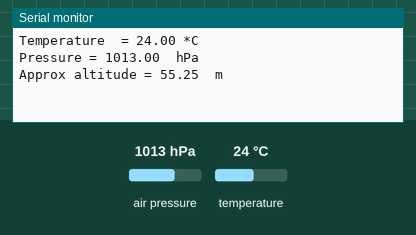
The sketch below on a simulated Arduino Uno, built with avr-gcc and run on an emulated ATmega328P. Shown: the last lines printed to the serial monitor. The test bench sets the inputs (shaded band); at power-on: air pressure 1013 hPa, temperature 24 °C.

Above: at 1.2 s.
1.3 s: air pressure set to 952 hPa
At 3.0 s:
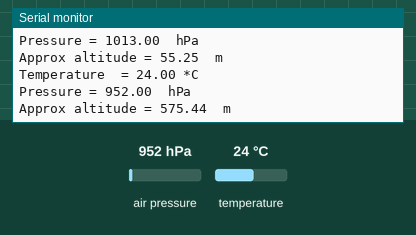
3.6 s: temperature set to 12 °C
At 5.1 s:
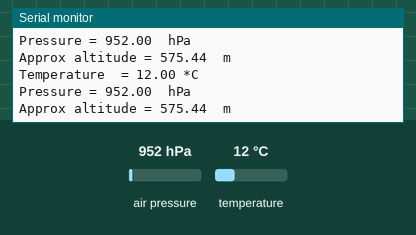
5.9 s: air pressure set to 975 hPa
At 7.2 s:
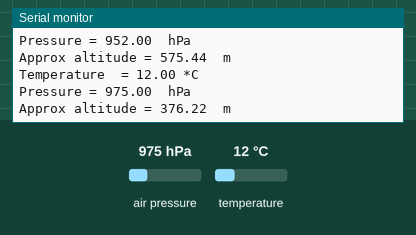
Timing chart, 0 to 8.9 s (numbered marks = the images above; inputs shaded):
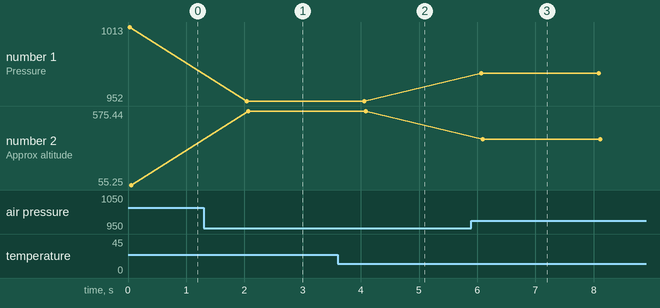

The sketch:

BMP280_SPI.ino
```cpp
#include <Adafruit_BMP280.h>

#define BMP_SCK 13
#define BMP_MISO 12
#define BMP_MOSI 11
#define BMP_CS 10

Adafruit_BMP280 bmp(BMP_CS, BMP_MOSI, BMP_MISO,  BMP_SCK);    // Create an object


void setup() {
  // put your setup code here, to run once:
  Serial.begin(9600);     // Starting the serial communication

  bmp.begin();      // Start the sensor

  /* Default settings from datasheet.  */
  bmp.setSampling(Adafruit_BMP280::MODE_NORMAL,     /* Operating Mode. */
                  Adafruit_BMP280::SAMPLING_X2,     /* Temp. oversampling */
                  Adafruit_BMP280::SAMPLING_X16,    /* Pressure oversampling */
                  Adafruit_BMP280::FILTER_X16,      /* Filtering. */
                  Adafruit_BMP280::STANDBY_MS_500);  /* Standby time. */
}

void loop() {
  // put your main code here, to run repeatedly:

   Serial.print(F("Temperature  = "));
   Serial.print(bmp.readTemperature());
   Serial.println(" *C");

   Serial.print(F("Pressure = "));
   Serial.print(bmp.readPressure()/100);  //displaying the Pressure in hPa, you can change the unit
   Serial.println("  hPa");

   Serial.print(F("Approx altitude = "));
   Serial.print(bmp.readAltitude(1019.66));  //The "1019.66" is the pressure(hPa) at sea level in day in your region
   Serial.println("  m");                    //If you don't know it, modify it until you get your current  altitude

   Serial.println();
   delay(2000);
}
```

Measured:
- after the input at 1.3 s, the serial monitor: prints a new line after 0.74 s (image 1)
- after the input at 3.6 s, the serial monitor: prints a new line after 0.43 s (image 2)
- after the input at 5.9 s, the serial monitor: prints a new line after 0.17 s (image 3)
- plotted number 1: 1013 → 952 after the input at 1.3 s, 952 → 975 after the input at 5.9 s
- plotted number 2: 55.25 → 575.44 after the input at 1.3 s, 575.44 → 376.22 after the input at 5.9 s
